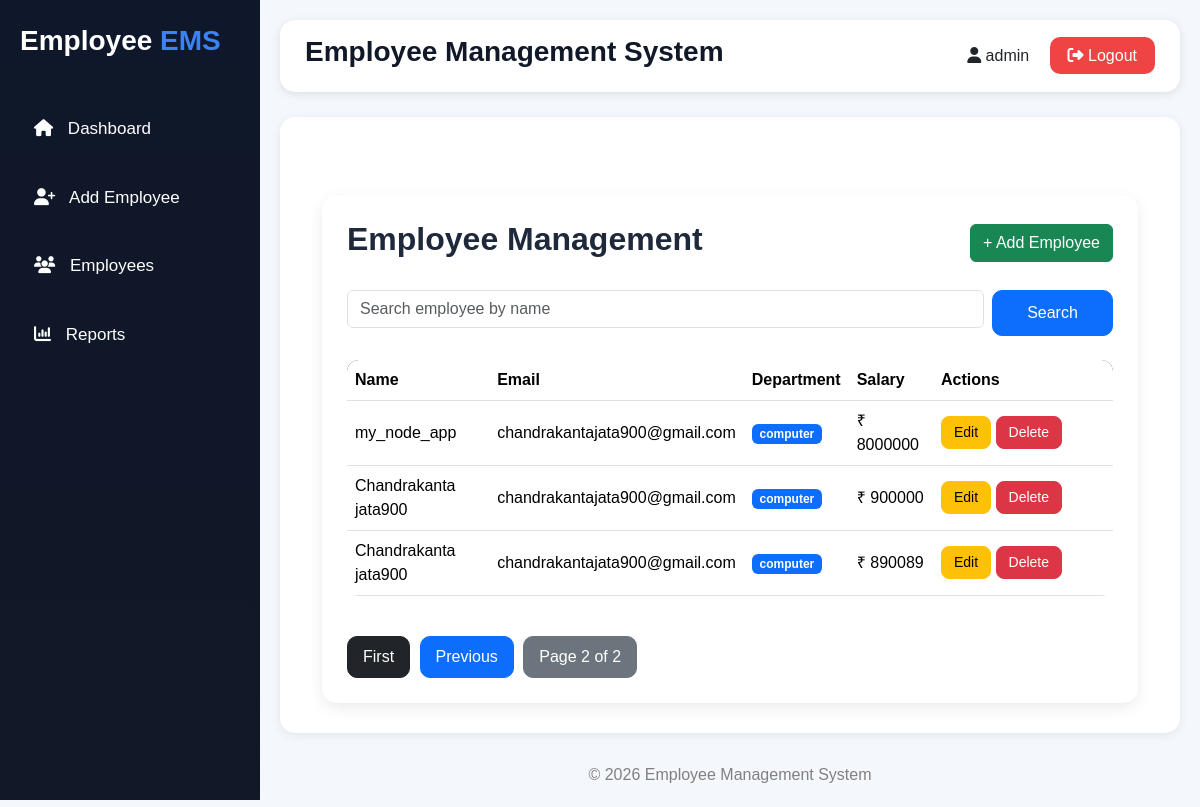
The app's page /employees/?page=2 (signed in) with its own data.
### epmployees/models.py (models this page shows, shortened)
class Employee(models.Model):
    name = models.CharField(max_length=100)
    email = models.EmailField()
    department = models.CharField(max_length=100)
    salary = models.IntegerField()

### epmployees/views.py (the view)
# urls.py: path('', views.employee_list, name='employee_list'),
def employee_list(request):
    search = request.GET.get('search')
    if search:
        employee_list = Employee.objects.filter(name__icontains=search)
    else:
        employee_list = Employee.objects.all()
    paginator = Paginator(employee_list, 3)
    page_number = request.GET.get('page')
    employees = paginator.get_page(page_number)
    return render(request, 'epmployees/list.html', {'employees': employees})

### epmployees/templates/epmployees/list.html (shortened to what this page needs)
{% extends 'epmployees/base.html' %}
{% block content %}
<div class="container mt-5">
    <div class="employee-card">
        <div class="d-flex justify-content-between align-items-center mb-4">
            <h2 class="page-title">
                Employee Management
            </h2>
            <a href="{% url 'add_employee' %}" class="btn btn-success">
                + Add Employee
            </a>
        </div>
        <form method="GET" class="row g-2 mb-4">
            <div class="col-md-10">
                <input type="text"
                       name="search"
                       class="form-control"
                       placeholder="Search employee by name">
            </div>
            <div class="col-md-2">
                <button type="submit"
                        class="btn btn-primary w-100 search-btn">
                    Search
                </button>
            </div>
        </form>
        <div class="table-responsive">
            <table class="table table-hover align-middle">
                <thead>
                    <tr>
                        <th>Name</th>
                        <th>Email</th>
                        <th>Department</th>
                        <th>Salary</th>
                        <th width="180">Actions</th>
                    </tr>
                </thead>
                <tbody>
                {% for emp in employees %}
                    <tr>
                        <td>{{ emp.name }}</td>
                        <td>{{ emp.email }}</td>
                        <td>
                            <span class="badge bg-primary">
                                {{ emp.department }}
                            </span>
                        </td>
                        <td>
                            ₹ {{ emp.salary }}
                        </td>
                        <td>
                            <a href="{% url 'update_employee' emp.id %}"
                               class="btn btn-warning btn-sm action-btn">
                                Edit
                            </a>
                            <a href="{% url 'delete_employee' emp.id %}"
                               class="btn btn-danger btn-sm action-btn"
                               onclick="return confirm('Delete this employee?')">
                                Delete
                            </a>
                        </td>
                    </tr>
                {% empty %}
                    <tr>
                        <td colspan="5" class="text-center text-muted">
                            No Employees Found
                        </td>
                    </tr>
                {% endfor %}
                </tbody>
            </table>
        </div>
        <div class="pagination-box mt-4">
            {% if employees.has_previous %}
                <a href="?page=1"
                   class="btn btn-dark">
                   First
                </a>
                <a href="?page={{ employees.previous_page_number }}"
                   class="btn btn-primary">
                   Previous
                </a>
            {% endif %}
            <span class="btn btn-secondary">
                Page {{ employees.number }}
                of
                {{ employees.paginator.num_pages }}
            </span>
        </div>
    </div>
</div>
{% endblock %}

### epmployees/templates/epmployees/base.html (shortened to what this page needs)
{% load static %}
<!DOCTYPE html>
<html lang="en">
<head>
    <link href="https://cdn.jsdelivr.net/npm/bootstrap@5.3.3/dist/css/bootstrap.min.css" rel="stylesheet">
    <link rel="stylesheet"
    href="https://cdnjs.cloudflare.com/ajax/libs/font-awesome/6.5.1/css/all.min.css"/>
</head>
<body>
    <div class="sidebar">
        <div class="logo">
            Employee <span>EMS</span>
        </div>
        <div class="menu">
            <a href="/employees/">
                <i class="fa-solid fa-house"></i>
                Dashboard
            </a>
            <a href="/employees/add/">
                <i class="fa-solid fa-user-plus"></i>
                Add Employee
            </a>
            <a href="#">
                <i class="fa-solid fa-users"></i>
                Employees
            </a>
            <a href="#">
                <i class="fa-solid fa-chart-column"></i>
                Reports
            </a>
        </div>
    </div>
    <div class="main-content">
        <div class="top-navbar">
            <h3>Employee Management System</h3>
            <div>
                <span class="me-3">
                    <i class="fa-solid fa-user"></i>
                    {{ user.username }}
                </span>
                <a href="{% url 'logout' %}" class="logout-btn">
                    <i class="fa-solid fa-right-from-bracket"></i>
                    Logout
                </a>
            </div>
        </div>
        <div class="content-box">
            {% block content %}
            {% endblock %}
        </div>
        <div class="footer">
            © 2026 Employee Management System
        </div>
    </div>
</body>
</html>

### epmployees/templates/epmployees/base.html (style rules this page uses)
* { margin:0; padding:0; box-sizing:border-box; }
body { background:#f4f7fc; font-family:Arial, sans-serif; }
.sidebar { width:260px; height:100vh; position:fixed; background:linear-gradient(to bottom,#0f172a,#111827); color:white; padding:20px; }
.logo { font-size:28px; font-weight:bold; margin-bottom:40px; }
.logo span { color:#3b82f6; }
.menu a { display:block; color:white; text-decoration:none; padding:14px; margin-bottom:15px; border-radius:10px; transition:0.3s; font-size:17px; }
.menu i { margin-right:10px; }
.main-content { margin-left:260px; padding:20px; }
.top-navbar { background:white; padding:15px 25px; border-radius:15px; display:flex; justify-content:space-between; align-items:center; box-shadow:0 2px 10px rgba(0,0,0,0.1); }
.top-navbar h3 { font-weight:bold; color:#111827; }
.logout-btn { background:#ef4444; color:white; padding:10px 18px; border-radius:10px; text-decoration:none; transition:0.3s; }
.content-box { background:white; padding:30px; margin-top:25px; border-radius:15px; box-shadow:0 2px 10px rgba(0,0,0,0.08); }
.footer { text-align:center; margin-top:30px; color:gray; }

### epmployees/templates/epmployees/list.html (style rules this page uses)
body { background: #f4f7fc; }
.page-title { font-weight: bold; color: #1e293b; }
.employee-card { background: white; padding: 25px; border-radius: 15px; box-shadow: 0 5px 15px rgba(0,0,0,0.08); }
.search-btn { border-radius: 10px; padding: 10px 20px; }
.table { border-radius: 12px; overflow: hidden; }
.table thead { background: linear-gradient(to right, #0f172a, #1e293b); color: white; }
.action-btn { border-radius: 8px; padding: 5px 12px; font-size: 14px; font-weight: 500; }
.pagination-box a, .pagination-box span { border-radius: 10px; padding: 8px 15px; margin-right: 5px; }

### records on screen
Employee: name "my_node_app", email "chandrakantajata900@gmail.com", department "computer", salary "8000000"
Employee: name "Chandrakanta jata900", email "chandrakantajata900@gmail.com", department "computer", salary "900000"
Employee: name "Chandrakanta jata900", email "chandrakantajata900@gmail.com", department "computer", salary "890089"

### other values on screen
{{ user.username }} "admin"
{{ employees.number }} "2"
{{ employees.paginator.num_pages }} "2"
